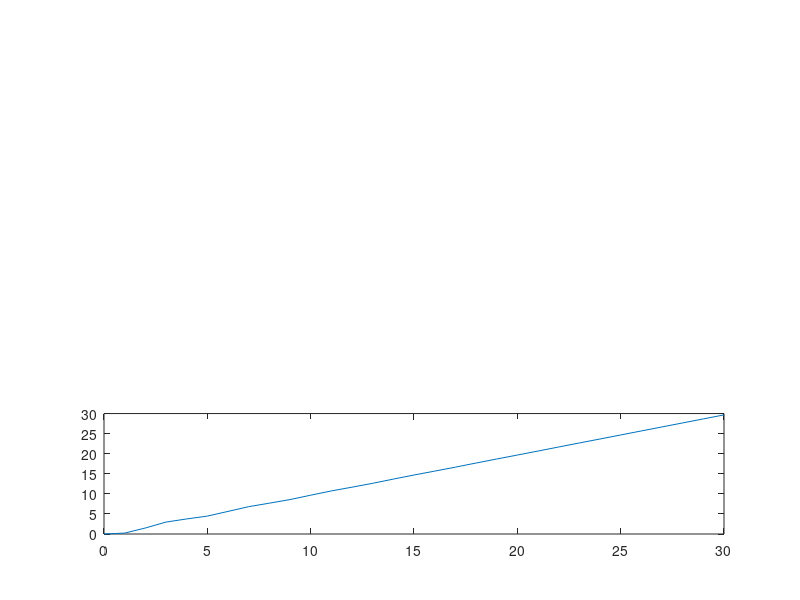
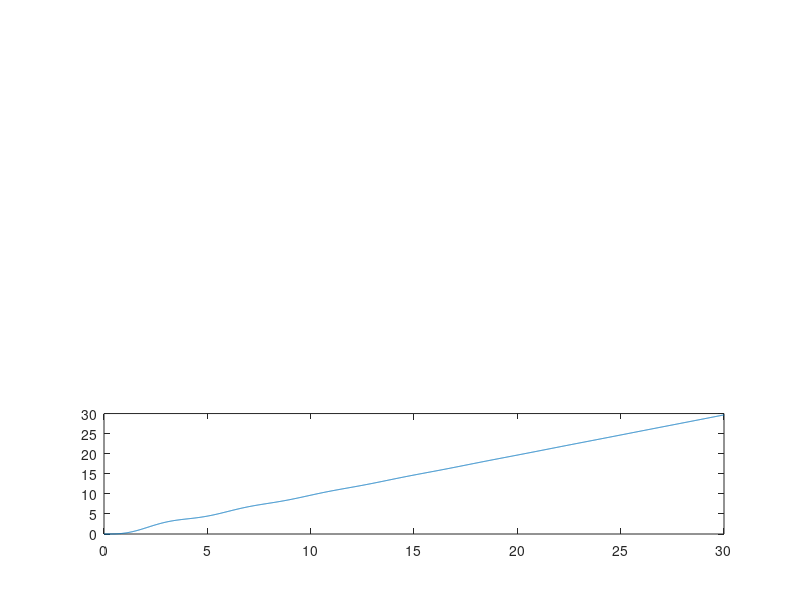
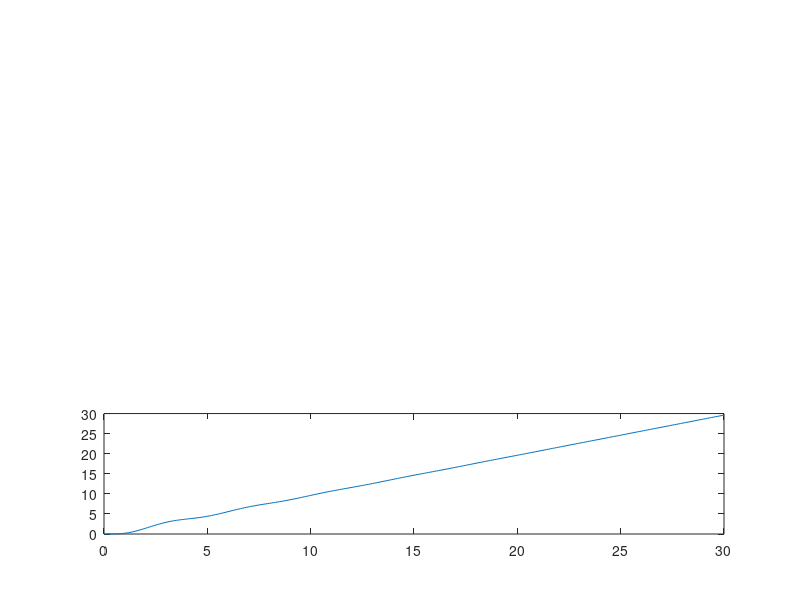
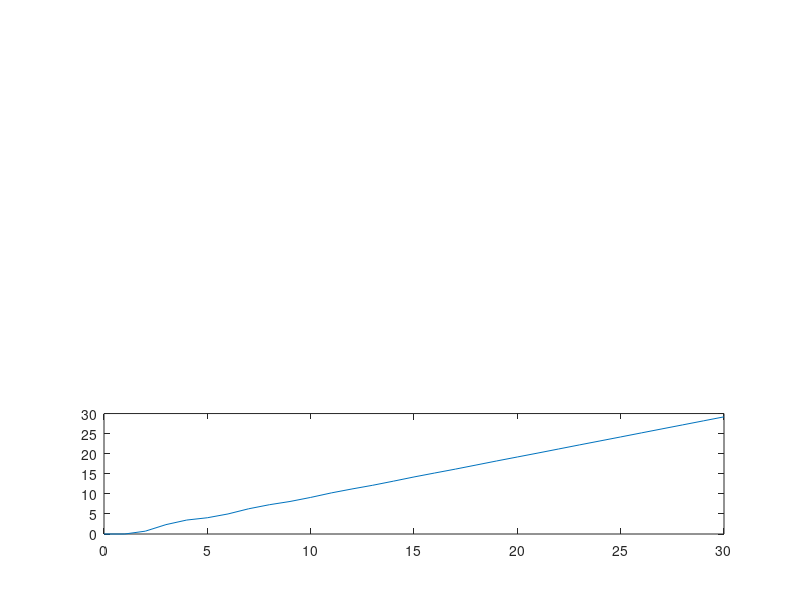

The MATLAB source for these figures, in order:
close all
clear all
clc

H = tf ([15], [1 6 5 0])
D = 1;

H0 = feedback (H * D, 1);
t = 0:30;
figure(1)
subplot (311)
step(H0)

subplot (312)
impulse(H0)

subplot (313)
rampa = lsim (H0, t, t);
plot (t, rampa)


Te1 = 0.01;
Te2 = 0.1;
Te3 = 1;

Hzoh1 = c2d (H0,Te1,'zoh');
Hzoh2 = c2d (H0,Te2,'zoh');
Hzoh3 = c2d (H0,Te3,'zoh');


figure(2)
subplot (311);
step(Hzoh1);
subplot (312);
impulse(Hzoh1);
subplot(313);
z1 = 0:Te1:30;
rampa1 = lsim (Hzoh1,z1,z1);
plot (z1, rampa1)


figure(3)
subplot (311);
step(Hzoh2);
subplot (312);
impulse(Hzoh2);
subplot(313);
z2 = 0:Te2:30;
rampa2 = lsim (Hzoh2,z2,z2);
plot (z2, rampa2)


figure(4)
subplot (311);
step(Hzoh3);
subplot (312);
impulse(Hzoh3);
subplot(313);
z3 = 0:Te3:30;
rampa3 = lsim (Hzoh3,z3,z3);
plot (z3, rampa3)


Htus1 = c2d(H0,Te1,'tustin');
Htus2 = c2d(H0,Te2,'tustin');
Htus3 = c2d(H0,Te3,'tustin');

figure(5)
subplot (311);
step(Htus1);
subplot (312);
impulse(Htus1);
subplot(313);
t1 = 0:Te1:30;
rampa_tus1 = lsim (Htus1,t1,t1);
plot (t1, rampa_tus1)

figure(6)
subplot (311);
step(Htus2);
subplot (312);
impulse(Htus2);
subplot(313);
t2 = 0:Te2:30;
rampa_tus2 = lsim (Htus2,t2,t2);
plot (t2, rampa_tus2)

figure(7)
subplot (311);
step(Htus3);
subplot (312);
impulse(Htus3);
subplot(313);hold on
t3 = 0:Te3:10;
rampa_tus3 = lsim (Htus3,t3,t3);
plot (t3, rampa_tus3)

ram = lsim (H0, t3,t3);
plot (t3, ram)


%%
H = tf ([15], [1 6 5 0])
D = 1;
te = 1;
t = 0:te:30;
Hzoh = c2d (H,te,'zoh');
H0zoh = feedback (Hzoh*D, te);
ram = lsim (H0zoh, t, t);
plot (t, ram)
